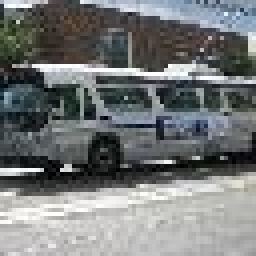
#> input picture dataset/autobus-n04487081/n04487081_28.JPEG, 64 x 64 px, given in place of n04487081_0.JPEG, which was not available (shown 4 times larger)
$ jupyter execute --allow-errors CBIR_TEXTURES_HISTOGRAM.ipynb   (Python 2 division)   (text cells are left out)
#> lines starting #> are read from the running program, lines starting #| are printed output that depends on the picture; after the words box and inside, x2 and y2 are one past the last pixel; in counts of white or black regions, pixels touching at a corner belong together; pictures that were not available may be replaced by others from this repository, and a replacement may not be noted
[cell 1]
import cv2
import numpy as np
from sklearn.neighbors import NearestNeighbors
import matplotlib.pyplot as plt
import random

[cell 2]
n_imgs = 100
carpetas = ["autobus-n04487081", "clavos-n03804744", "coche-n02814533", "collarin-n03814639", "desatascador-n03970156",
         "gatos-n02123394", "mono-n02480495", "puentes-n04532670", "silla-n04099969", "perro-n02099601",
            "pato-n01855672", "pizza-n07873807", "mar-n09428293", "ipod-n03584254", "platano-n07753592", "mascara_gas-n03424325",
            "pajarita-n02883205", "mosca-n02190166", "helado-n07615774", "canon-n02950826"]
len(carpetas)

[cell 3]
def get_images_path(carpetas, n_imgs):
#> called with n_imgs = 100
    images_path = {}
    for carpeta in carpetas:
        for i in range(n_imgs):
            images_path[(carpeta[-7:], str(i))] = f'./dataset/{carpeta}/{carpeta[-9:]}_{str(i)}.JPEG'
    return images_path #Devuelve un diccionario en el que la clave es (carpeta, id), y los valores los paths

[cell 4]
images_path = get_images_path(carpetas, n_imgs)
len(images_path)

[cell 5]
def calculate_texture_histogram(image, bins=8):
#> called with bins = 8
    gray_image = cv2.cvtColor(image, cv2.COLOR_BGR2GRAY)
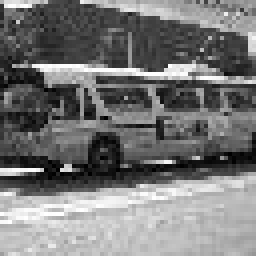
#> gray_image: shape (64, 64) (shown 4 times larger); min 0, max 255, mean 119.1
#> image is the input picture: shape (64, 64, 3); mean B, G, R 120.3, 120, 117
    histograms = []

    for i in range(bins):
        lower_bound = i * (256 // bins)
        upper_bound = (i + 1) * (256 // bins)
        mask = cv2.inRange(gray_image, lower_bound, upper_bound)
        hist = cv2.calcHist([gray_image], [0], mask, [8], [0, 256])
        histograms.append(hist)
#> this loop made 8 passes
#> hist on passes 1 to 8: [311, 8, 0, 0, 0, 0, 0, 0], [0, 827, 42, 0, 0, 0, 0, 0], [0, 0, 781, 22, 0, 0, 0, 0], [0, 0, 0, 360, 12, 0, 0, 0], [0, 0, 0, 0, 313, 14, 0, 0], [0, 0, 0, 0, 0, 717, 31, 0], [0, 0, 0, 0, 0, 0, 557, 11], [0, 0, 0, 0, 0, 0, 0, 230]
#> pass 1, in calculate_texture_histogram, `mask = cv2.inRange(gray_image, lower_bound, upper_bound)`:
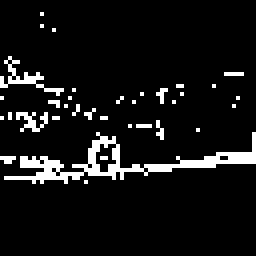
#> mask: shape (64, 64) (shown 4 times larger); 7.8% white in thin lines or dots, all inside (x1, y1, x2, y2) = (0, 3, 64, 46)
#> pass 2, in calculate_texture_histogram, `mask = cv2.inRange(gray_image, lower_bound, upper_bound)`:
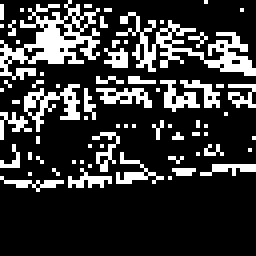
#> mask: shape (64, 64) (shown 4 times larger); 21.2% white in thin lines or dots, all inside (x1, y1, x2, y2) = (0, 0, 64, 48)
#> pass 3, in calculate_texture_histogram, `mask = cv2.inRange(gray_image, lower_bound, upper_bound)`:
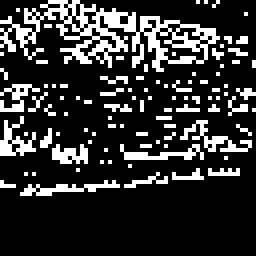
#> mask: shape (64, 64) (shown 4 times larger); 19.6% white in thin lines or dots, all inside (x1, y1, x2, y2) = (0, 0, 64, 49)
#> after the loop, histograms = [[311, 8, 0, 0, 0, 0, 0, 0], [0, 827, 42, 0, 0, 0, 0, 0], [0, 0, 781, 22, 0, 0, 0, 0], [0, 0, 0, 360, 12, 0, 0, 0], [0, 0, 0, 0, 313, 14, 0, 0], [0, 0, 0, 0, 0, 717, 31, 0], [0, 0, 0, 0, 0, 0, 557, 11], [0, 0, 0, 0, 0, 0, 0, 230]]

    histogram = np.concatenate(histograms)
#> histogram = 64 values, max 827 at index 9, min 0 at index 2, mean 66.19
    histogram = cv2.normalize(histogram, None).flatten()
#> histogram = 64 values, max 0.523 at index 9, min 0 at index 2, mean 0.0419

    return histogram

[cell 6]
histograma_1 = calculate_texture_histogram(cv2.imread(list(images_path.values())[0]))
#> histograma_1 has the same summary as histogram in calculate_texture_histogram
histograma_1
#> Out has the same summary as histogram in calculate_texture_histogram

[cell 7]
len(histograma_1)
#> Out = 64

[cell 8]
texture_histograms = []  # Usaremos una lista en lugar de un array numpy

# Asumiendo que estás usando 8 bins
desired_length = 64

#> (the rest of this cell did not finish here and is left out)

#> the loop in calculate_texture_histogram (call 2), `for i in range(bins):` made 8 passes
#> `histograms_arr = np.array(histogram)`: histograms_arr has the same summary as histogram in calculate_texture_histogram
#> `histograms_arr = np.insert(histograms_arr, 0, idx[1])`: histograms_arr = 65 values, max 0.523 at index 10, min 0 at index 0, mean 0.0412
#> `histograms_arr = np.insert(histograms_arr, 0, idx[0])`: histograms_arr = 66 values, max 4487081 at index 0, min 0 at index 1, mean 67986.1
#> pass 2 of the loop `for idx in images_path:`:
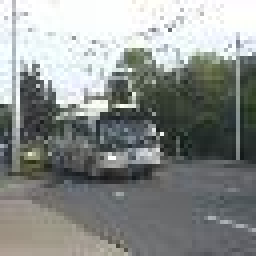
#> input picture dataset/autobus-n04487081/n04487081_29.JPEG, 64 x 64 px, given in place of n04487081_1.JPEG, which was not available (shown 4 times larger)
#> im is the input picture: shape (64, 64, 3); mean B, G, R 139.7, 141.9, 138.1
#> the loop in calculate_texture_histogram (call 3), `for i in range(bins):` made 8 passes
#> hist on passes 1 to 8: [17, 1, 0, 0, 0, 0, 0, 0], [0, 578, 23, 0, 0, 0, 0, 0], [0, 0, 631, 25, 0, 0, 0, 0], [0, 0, 0, 1104, 7, 0, 0, 0], [0, 0, 0, 0, 413, 14, 0, 0], [0, 0, 0, 0, 0, 200, 4, 0], [0, 0, 0, 0, 0, 0, 99, 5], [0, 0, 0, 0, 0, 0, 0, 1054]
#> pass 1, in calculate_texture_histogram (call 3), `mask = cv2.inRange(gray_image, lower_bound, upper_bound)`:
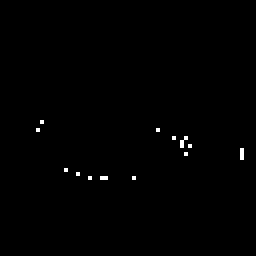
#> mask: shape (64, 64) (shown 4 times larger); 0.44% white in thin lines or dots, all inside (x1, y1, x2, y2) = (9, 30, 61, 45)
#> pass 3, in calculate_texture_histogram (call 3), `mask = cv2.inRange(gray_image, lower_bound, upper_bound)`:
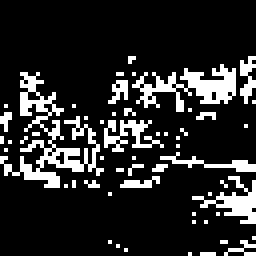
#> mask: shape (64, 64) (shown 4 times larger); 16% white in thin lines or dots, all inside (x1, y1, x2, y2) = (0, 14, 64, 64)
#> after the loop in calculate_texture_histogram (call 3), `for i in range(bins):`: histograms = [[17, 1, 0, 0, 0, 0, 0, 0], [0, 578, 23, 0, 0, 0, 0, 0], [0, 0, 631, 25, 0, 0, 0, 0], [0, 0, 0, 1104, 7, 0, 0, 0], [0, 0, 0, 0, 413, 14, 0, 0], [0, 0, 0, 0, 0, 200, 4, 0], [0, 0, 0, 0, 0, 0, 99, 5], [0, 0, 0, 0, 0, 0, 0, 1054]]
#> in calculate_texture_histogram (call 3), `histogram = np.concatenate(histograms)`: histogram = 64 values, max 1104 at index 27, min 0 at index 2, mean 65.23
#> in calculate_texture_histogram (call 3), `histogram = cv2.normalize(histogram, None).flatten()`: histogram = 64 values, max 0.609 at index 27, min 0 at index 2, mean 0.036
#> `histograms_arr = np.array(histogram)`: histograms_arr has the same summary as histogram in calculate_texture_histogram
#> `histograms_arr = np.insert(histograms_arr, 0, idx[1])`: histograms_arr = 65 values, max 1 at index 0, min 0 at index 3, mean 0.0508
#> `histograms_arr = np.insert(histograms_arr, 0, idx[0])`: histograms_arr = 66 values, max 4487081 at index 0, min 0 at index 4, mean 67986.1
    histograms_arr = np.array(histogram)

    # Verifica y ajusta la longitud si es necesario
    if histograms_arr.shape[0] != desired_length:
        # Rellena con ceros para que todos los histogramas tengan la misma longitud
        zeros_to_add = desired_length - histograms_arr.shape[0]
        histograms_arr = np.concatenate((histograms_arr, np.zeros(zeros_to_add)))

    # Agrega el histograma a la lista
    histograms_arr = np.insert(histograms_arr, 0, idx[1])
    histograms_arr = np.insert(histograms_arr, 0, idx[0])
    texture_histograms.append(histograms_arr)

# Convierte la lista de histogramas en un array numpy
texture_histograms = np.array(texture_histograms)
